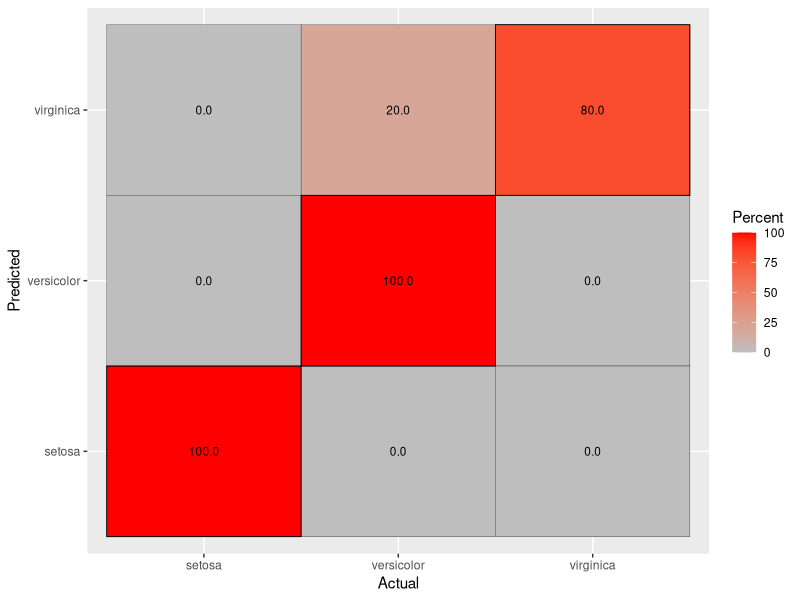
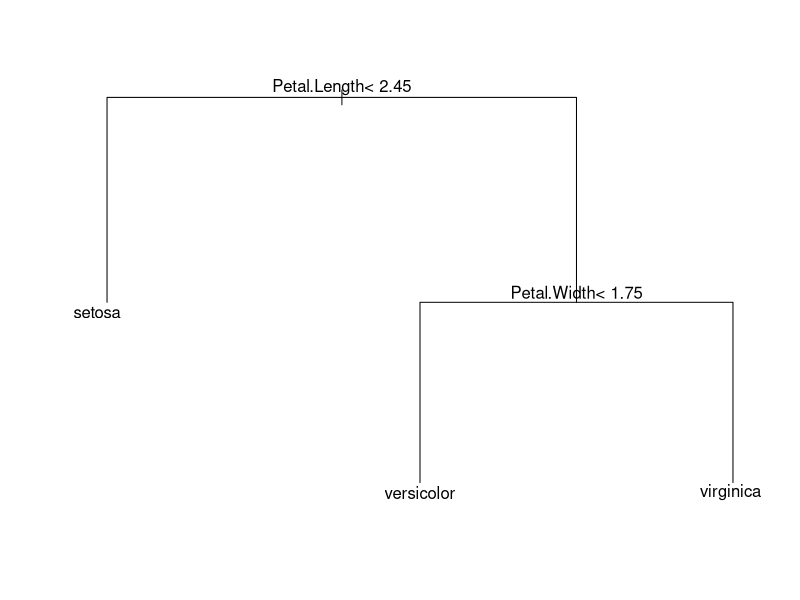

Source code (R) for these figures, in order:
## ---- chunk 1
knitr::opts_chunk$set(echo = TRUE)
## ---- chunk 2
library("caret")
data(iris)
## ---- chunk 3
#Modèle : Decision Tree
trainIndex <- createDataPartition(iris$Species, p = 0.8,
                                  list = FALSE,
                                  times = 1)
train <- iris[ trainIndex,]
test  <- iris[-trainIndex,]
## ---- chunk 4
set.seed(999)
## ---- chunk 5
#Cross validation
fitControl <- trainControl(
  method = "repeatedcv",
  number = 10,
  repeats = 5)
## ---- chunk 6
# Train the model
decision_tree <- train(Species ~., data = train, method = "rpart",
               trControl = fitControl)
               
## ---- chunk 7
#build confusion matrix
predictions <- predict(decision_tree, test)
confusionMatrix(predictions, test$Species)

confusion_matrix <- as.data.frame(table(predictions, test$Species))
names(confusion_matrix) = c("Actual","Predicted","Freq")

#compute frequency of actual categories
actual = as.data.frame(table(test$Species))
names(actual) = c("Actual","ActualFreq")

#calculate percentage of test cases based on actual frequency
confusion = merge(confusion_matrix, actual, by=c("Actual"))
confusion$Percent = confusion$Freq/confusion$ActualFreq*100

#render plot
# we use three different layers
# first we draw tiles and fill color based on percentage of test cases
tile <- ggplot() +
  geom_tile(aes(x=Actual, y=Predicted,fill=Percent),data=confusion,
            color="black",size=0.1) + labs(x="Actual",y="Predicted")

tile = tile + 
  geom_text(aes(x=Actual,y=Predicted, label=sprintf("%.1f", Percent)),
            data=confusion, size=3, colour="black") +
  scale_fill_gradient(low="grey",high="red")

# lastly we draw diagonal tiles. 
# We use alpha = 0 so as not to hide previous layers but use size=0.3 to highlight border
tile = tile + 
  geom_tile(aes(x=Actual,y=Predicted),
            data=subset(confusion,as.character(Actual)==as.character(Predicted)),
            color="black",size=0.3, fill="black", alpha=0) 

#render
tile
## ---- chunk 8
library(rpart)
model <- rpart(Species ~., data = iris)
par(xpd = NA) # otherwise on some devices the text is clipped
plot(model)
text(model, digits = 3)
## ---- chunk 9
#Cross validation
fitControl <- trainControl(
  method = "repeatedcv",
  number = 10,
  repeats = 5)

#Train the model
decision_tree <- train(Species ~., data = train, method = "rpart",
               trControl = fitControl)
#Summarize the results
decision_tree
